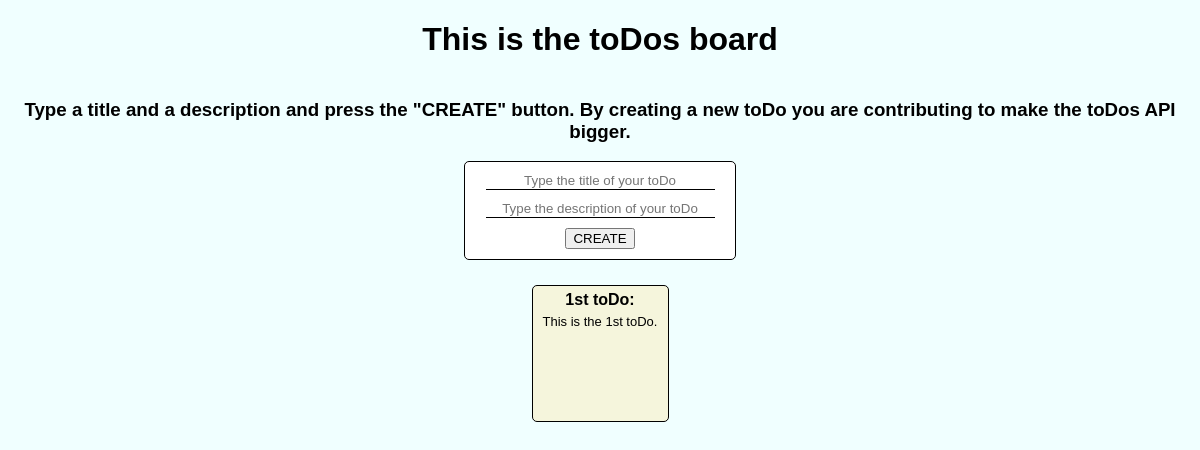
The app's page /board/, older data.
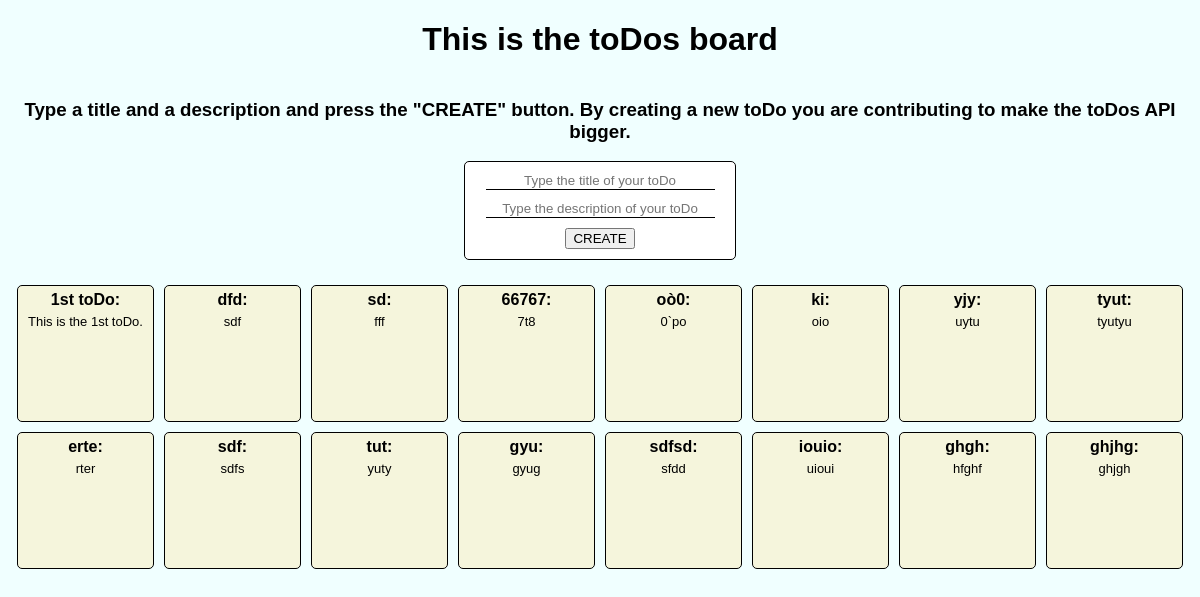
The same page, newer data.
### toDo/models.py (models this page shows, shortened)
class toDo(models.Model):
    title = models.CharField(max_length = 30)
    description = models.CharField(max_length = 30)
    created_at = models.DateField(default = datetime.date.today)
    user = models.ForeignKey(settings.AUTH_USER_MODEL, on_delete = models.CASCADE, default = None, blank = True, null = True)

### toDo/views.py (the view)
# urls.py: path('board/', displayBoard),
def displayBoard(request):
    title = request.POST.get('toDoTitle')
    description = request.POST.get('toDoDescription')
    if request.method == 'POST' and request.POST.get('toDoTitle') != '' and request.POST.get('toDoDescription') != '':
        newToDo = toDo.objects.create(title = title, description = description)
        newToDoSerialized = serializers.serialize('json', [ newToDo, ])
        return JsonResponse(newToDoSerialized[1:-1], safe = False)
    toDos = toDo.objects.all()
    return render(request, 'toDos-board.html', {'toDos': toDos})

### toDo/templates/toDos-board.html (shortened to what this page needs)
{% extends "base.html" %} {% block content %}
<form class="toDo-form" onsubmit="createToDo('{{ csrf_token }}', '{{ request.user }}'); return false" method="POST">
    <input id="titleInput" type="text" name="toDoTitle" placeholder="Type the title of your toDo">
    <input id="descriptionInput" type="text" name="toDoDescription" placeholder="Type the description of your toDo">
    <button>CREATE</button>
</form>
<div class="toDos-container" id="toDosContainer">
    {% for toDo in toDos %}
    <div class="toDo-container">
        <span class="title-span"><b>{{ toDo.title }}:</b></span>
        <span class="description-span">{{ toDo.description }}</span>
    </div>
    {% endfor %}
</div>
{% endblock %}

### templates/base.html (shortened to what this page needs)
<!DOCTYPE html>
<html lang="en">
<head>
    {% load static %}
    <link rel="stylesheet" href="{% static 'css/style.css' %}">
</head>
<body>
    <h1>This is the toDos board</h1>
    <h3>Type a title and a description and press the "CREATE" button. By creating a new toDo you are contributing to
        make the toDos API bigger.</h3>
    <div class="dynamic-container">
        {% block content %}
        {% endblock %}
    </div>
</body>
</html>

### static/css/style.css (style rules this page uses)
* { font-family: 'Trebuchet MS', 'Lucida Sans Unicode', 'Lucida Grande', 'Lucida Sans', Arial, sans-serif; }
body { margin-block: 0; margin-inline: 5px; display: flex; flex-direction: column; background-color: azure; }
h1, h3 { text-align: center; margin-inline: 5px; }
.dynamic-container { display: flex; flex-direction: column; align-items: center; }
.toDo-form { display: flex; flex-direction: column; align-items: center; border: .5px solid black; border-radius: 5px; padding:10px; width: 250px; margin-bottom: 15px; background-color: white; }
.toDo-form input { margin-bottom: 10px; width: 90%; text-align: center; border: none; border-bottom: 1px solid black; }
.toDo-form button { cursor: pointer; }
.toDos-container { display: flex; flex-wrap: wrap; justify-content: center; margin-block: 5px; }
.toDo-container { width: 125px; height: 125px; border: .5px solid black; border-radius: 5px; margin: 5px; padding: 5px; display: flex; flex-direction: column; align-items: center; background-color: beige; overflow-y: auto; }
.title-span { font-size: 16px; margin-bottom: 5px; }
.description-span { font-size: 13px; word-break: break-all; }

Row changes from the older to the newer data that the page shows:
added toDo: title "dfd", description "sdf"
added toDo: title "sd", description "fff"
added toDo: title "66767", description "7t8"
added toDo: title "oò0", description "0`po"
added toDo: title "ki", description "oio"
added toDo: title "yjy", description "uytu"
added toDo: title "tyut", description "tyutyu"
added toDo: title "erte", description "rter"
added toDo: title "sdf", description "sdfs"
added toDo: title "tut", description "yuty"
added toDo: title "gyu", description "gyug"
added toDo: title "sdfsd", description "sfdd"
added toDo: title "iouio", description "uioui"
added toDo: title "ghgh", description "hfghf"
added toDo: title "ghjhg", description "ghjgh"
